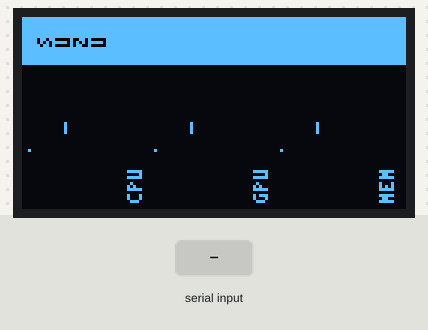
A program run on a simulated ESP8266 board running MicroPython. On the bench: 128×64 one-colour display. The test bench sets the inputs (shaded band). Files that are not in the repository are absent; what the program prints to the serial console is not drawn.

Above: at 1.3 s.
1.4 s: "R" typed at the serial console, then Enter
At 1.9 s:
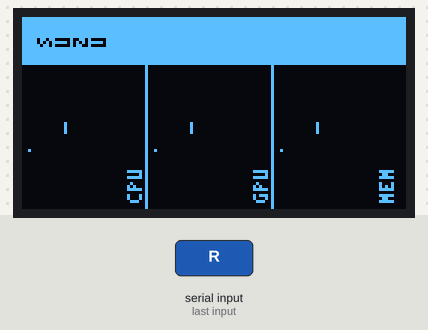
2.9 s: "*" typed at the serial console, then Enter
4.4 s: "I" typed at the serial console, then Enter
Timing chart, 0 to 7.4 s (numbered marks = the images above; inputs shaded):
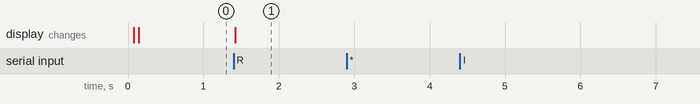

The program:

main.py
```python
# suzu — portrait numerals faceplate (esp8266-oled-v2, suzu/1).
# Portrait composition, 64 wide (u) x 128 tall (v); pixel(u,v)->oled(v,63-u).
# Right edge: the yellow name band. Left: CPU/GPU/MEM big numerals,
# 1-px pulse dividers lit by the audio.level lane. Frames (newline-term):
#   I -> OK,{descriptor}*hh | K -> OK | G,report,<cpu>,<mem>,<gpu> (255=dash)
#   A,audio.level,<v> | J,{"name":...} | S,<name> | X | R,... -> ring blink.
# `*hh` checksums verified; 10 s without frames -> the face rests (dim).
# Full contract: README.md. Keep this file SMALL — the ESP8266 compiles
# it into an 80 KB heap; the ancestor face fit at ~11 KB source.

import gc, sys, time, select
from machine import Timer, UART

W, H = 64, 128            # portrait: u 0..63 across, v 0..127 down
BAND_U = 48               # the yellow band starts here (16 px wide)
AREA_H = 42               # 3 areas x 42 + 2 dividers = 128
NUM_H = 34                # numeral zone inside an area
REST_MS = 10000           # frames since last_rx before the face rests
I2C_SCL, I2C_SDA = 12, 14 # the class's OLED wiring (D6/D5), 400 kHz

u = UART(0, 115200)
oled = None
tick = None
last_rx = None
resting = False
name = "suzu"
values = {"cpu": 255, "mem": 255, "gpu": 255}
pulse_target = 0
pulse_lit = 0

# ── numerals: digits_bebas.bin — raw glyph rows (2 B each, MSB =
# leftmost), one width byte per glyph, 11 glyphs in DIG_CHARS order.
# Read one glyph at a time at draw: the file costs ZERO import RAM,
# which the ESP8266's 80 KB heap cannot spare (a .py font module
# OOMs the display driver). Missing file -> the face degrades to
# dashes, not a crash. ──
DIG_CHARS = "0123456789-"
DIG_H = 24
DIG_STRIDE = 1 + DIG_H * 2
DIG_FILE = "/digits_bebas.bin"
NUM_H = DIG_H

# ── microglyphs: 3x5, upright (rows -> +v, cols -> +u). Packed as a
# 36-char key strip + 2 bytes (15 bits) per glyph — ~150 RAM bytes
# where a dict of tuples costs ~3 KB this board doesn't have. ──
GLYPH_KEYS = "ABCDEFGHIKLMNOPRSTUVWXYZ0123456789- "
GLYPH_BITS = b"+\xedk\xae9#kny\xa7y\xa49k[\xedt\x97[\xadI'_\xedkm+jk\xa4k\xad8\x8et\x92[o[j[\xfdZ\xadZ\x92r\xa7{o,\x97R\xa7r\xcf[\xc9\x7f\x8e?kr\x92{\xefk\xce\x01\xc0\x00\x00"

# portrait mapping: visual (u,v) -> native (x=v, y=63-u)

def px(u, v, on=1):
    oled.pixel(v, 63 - u, on)

def rect(u, v, w, h, on=1):
    """w runs along u, h along v."""
    oled.fill_rect(v, 63 - u - w + 1, h, w, on)

def r(msg, checksum=False):
    if checksum:
        x = 0
        for c in msg:
            x ^= ord(c)
        msg += "*%02x" % x
    u.write(msg + "\n")
    time.sleep_ms(2)

def descriptor():
    import ujson
    from machine import unique_id
    import ubinascii
    d = {}
    try:
        with open("/suzu.json") as f:
            d = ujson.loads(f.read())
    except (OSError, ValueError):
        pass
    d["proto"] = "suzu/1"
    d["version"] = "1.0.0"
    d["faceplate"] = "portrait-numerals"
    d["coverage"] = {
        "grounds": ["report"],
        "slots": {"report": ["cpu", "mem", "gpu"]},
        "extras": ["audio.level"],
    }
    try:
        d["hardware_id"] = "esp8266-" + ubinascii.hexlify(unique_id()).decode()
    except Exception:
        pass
    return ujson.dumps(d)

# ── composition ──

def glyph(u, v, ch, on=1):
    i = GLYPH_KEYS.find(ch)
    if i < 0:
        return
    bits = (GLYPH_BITS[i * 2] << 8) | GLYPH_BITS[i * 2 + 1]
    for row in range(5):
        for col in range(3):
            if bits & (1 << (14 - row * 3 - col)):
                px(u + col, v + row, on)

def draw_band():
    """The yellow hardware zone: black name stacked down the band."""
    rect(BAND_U, 0, 16, H, 1)
    x = BAND_U + 6                    # glyphs 3 wide, centered at u=56
    for i, ch in enumerate(name.upper()[:20]):   # 5 + 19*6 <= 127
        glyph(x, 5 + i * 6, ch, 0)

def draw_divider(v):
    """1-px divider; the lit run hangs off the name band, growing left."""
    rect(0, v, BAND_U, 1, 0)
    if pulse_lit:
        rect(BAND_U - pulse_lit, v, pulse_lit, 1, 1)

def blit(u, v, w, rowbytes):
    """Draw one glyph's rows at (u,v); horizontal runs become fill_rects."""
    for rix in range(len(rowbytes) // 2):
        bits = (rowbytes[rix * 2] << 8) | rowbytes[rix * 2 + 1]
        col = 0
        while col < w:
            if bits & (1 << (w - 1 - col)):
                run = 1
                while col + run < w and bits & (1 << (w - 1 - col - run)):
                    run += 1
                rect(u + col, v + rix, run, 1, 1)
                col += run
            else:
                col += 1

def spr_for(ch):
    """-> (width, rowbytes) from the font bin; a dash if it's missing."""
    i = DIG_CHARS.find(ch)
    if i < 0:
        return None
    try:
        with open(DIG_FILE, "rb") as f:
            f.seek(i * DIG_STRIDE)
            g = f.read(DIG_STRIDE)
    except OSError:
        g = bytearray(DIG_STRIDE)      # honest "not measured" dash
        g[0] = 10
        g[1 + (DIG_H // 2) * 2] = 0x0F
        return (10, bytes(g))
    return (g[0], g[1:])

def draw_num(v0, text):
    """Big numerals centered in the 48-px column, below v0."""
    rect(0, v0, BAND_U, NUM_H + 2, 0)
    sprs = []
    for ch in text:
        s = spr_for(ch)
        if not s or s[0] == 0:
            continue
        sprs.append(s)
    gap = 2
    total = sum(s[0] for s in sprs) + gap * (len(sprs) - 1)
    if total > BAND_U:                # belt and braces: tighten, then clamp
        gap = 1
        total = sum(s[0] for s in sprs) + gap * (len(sprs) - 1)
    x = max(0, (BAND_U - total) // 2)
    y = v0 + 1
    for (w, rowbytes) in sprs:
        blit(x, y, w, rowbytes)
        x += w + gap

def draw_label(v0, text):
    for i, ch in enumerate(text.upper()):
        glyph(2 + i * 4, v0, ch)

def draw_area(area, label_text):
    v0 = area * AREA_H
    val = values[("cpu", "gpu", "mem")[area]]
    draw_num(v0 + 1, "-" if val == 255 else str(val))
    draw_label(v0 + AREA_H - 7, label_text)

def redraw():
    oled.fill(0)
    for i, label_text in enumerate(("CPU", "GPU", "MEM")):
        draw_area(i, label_text)
    draw_divider(AREA_H - 1)
    draw_divider(AREA_H * 2 - 1)
    draw_band()
    oled.show()

def set_pulse(v):
    global pulse_target, pulse_lit
    v = max(0, min(48, v))
    pulse_target = v
    if v >= pulse_lit:                # attack instant
        pulse_lit = v
        draw_divider(AREA_H - 1)
        draw_divider(AREA_H * 2 - 1)
        oled.show()

def decay():
    global pulse_lit, resting
    if resting:
        return
    if pulse_lit > pulse_target:      # decay exponential toward the target
        pulse_lit = pulse_target + (pulse_lit - pulse_target) * 3 // 4
        draw_divider(AREA_H - 1)
        draw_divider(AREA_H * 2 - 1)
        oled.show()
    now = time.ticks_ms()
    if last_rx is not None and time.ticks_diff(now, last_rx) > REST_MS:
        rest()

def rest():
    global resting
    resting = True
    oled.contrast(10)

def wake():
    global resting
    if resting:
        resting = False
        oled.contrast(255)

# ── frames ──

def cmd(line):
    global last_rx, name, values
    line = line.strip()
    if not line:
        return
    if "*" in line:                   # `*hh` xor checksum, if present
        body, _, hexsum = line.rpartition("*")
        if len(hexsum) == 2:
            x = 0
            for c in body:
                x ^= ord(c)
            if "%02x" % x != hexsum:
                return                # bad checksum: drop; state self-heals
            line = body
    last_rx = time.ticks_ms()
    wake()
    parts = line.split(",", 1)
    c = parts[0].upper()
    a = parts[1] if len(parts) > 1 else ""

    try:
        if c == "I":
            r("OK," + descriptor(), checksum=True)
        elif c == "K":
            r("OK")
        elif c == "G":
            p = a.split(",")
            if p[0].lower() != "report":
                r("OK")               # a ground this face doesn't declare
                return
            for i, key in enumerate(("cpu", "mem", "gpu")):
                if len(p) > i + 1 and p[i + 1]:
                    values[key] = int(p[i + 1])
            for i, label_text in enumerate(("CPU", "GPU", "MEM")):
                draw_area(i, label_text)
            oled.show()
            r("OK")
        elif c == "A":
            p = a.split(",")
            if len(p) >= 2 and p[0] == "audio.level":
                set_pulse(int(p[1]))
            r("OK")
        elif c == "J":
            import ujson
            ctx = ujson.loads(a)
            if isinstance(ctx, dict) and ctx.get("name") and ctx["name"] != name:
                name = ctx["name"]
                draw_band()
                oled.show()
            r("OK")
        elif c == "S":                # compat alias: set the band
            if a and a != name:
                name = a
                draw_band()
                oled.show()
            r("OK")
        elif c == "X":
            r("OK")                   # nothing overlaid yet; ground is showing
        elif c == "R":
            p = a.split(",")
            set_pulse(48)             # a ring blinks the dividers, once
            pulse_target = 0
            ack = "OK," + p[4] if len(p) > 4 else "OK"   # echo the seq
            r(ack, checksum=True)
        else:
            r("ERR,unknown:%s" % c)
    except (ValueError, IndexError) as e:
        r("ERR,%s" % e)

def tcb(t):
    decay()

def init():
    global oled, tick
    gc.collect()
    # The frozen ssd1306 driver, driven directly — NOT the ancestor's
    # dashboard class. Importing that 11.5 KB .py means compiling it on
    # this 80 KB-heap board, and its parse tree alone exhausts the heap
    # (the silent session-killer; twice proven on the bench). The face
    # draws with the native framebuffer API and declares nothing else.
    from machine import SoftI2C, Pin
    import ssd1306
    i2c = SoftI2C(scl=Pin(I2C_SCL), sda=Pin(I2C_SDA), freq=400000)
    oled = ssd1306.SSD1306_I2C(128, 64, i2c)
    tick = Timer(-1)
    tick.init(period=100, mode=Timer.PERIODIC, callback=tcb)
    return True

def main():
    r("suzu firefly oled v2 — portrait numerals, suzu/1")
    r("OK," + descriptor(), checksum=True)   # unsolicited hello
    if not init():
        r("ERR,display_init")
        return
    redraw()

    poll = select.poll()
    poll.register(sys.stdin, select.POLLIN)

    while True:
        try:
            events = poll.poll(50)
            if events:
                line = sys.stdin.readline()
                if line:
                    cmd(line)
            else:
                time.sleep_ms(10)
        except KeyboardInterrupt:
            break
        except Exception as e:
            r("ERR,%s" % e)

main()
```

boot.py
```python
# boot.py - Firefly OLED v2 boot script
# Runs before main.py
#
# Fireflies are USB-tethered by design: the host (suzu) sends all
# commands over serial. Disabling WiFi saves ~70mA and removes an unused
# attack surface.
import network
try:
    network.WLAN(network.STA_IF).active(False)
    network.WLAN(network.AP_IF).active(False)
except Exception:
    pass  # If WiFi subsystem isn't present, skip silently.

import gc
gc.collect()  # Free memory before importing main
```

Measured:
- after the input at 1.4 s, the display: changes at once (image 1)
- after the input at 2.9 s, every drawn part: stays the same
- after the input at 4.4 s, every drawn part: stays the same
